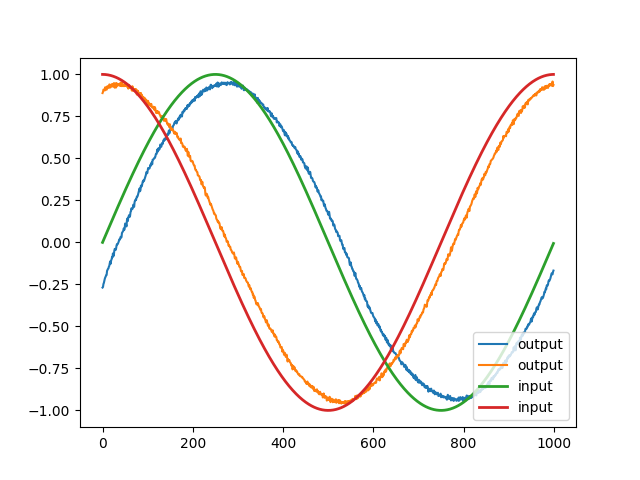

The Python source for this figure:
import numpy as np
import nengo

# generate nengo model just to grab network values from

model = nengo.Network()
with model:
    ens = nengo.Ensemble(n_neurons=100, dimensions=2,
                         neuron_type=nengo.LIF(tau_rc=0.02, tau_ref=0.002),
                         )
    # change this to change the function approximated by the neurons
    def my_func(x):
        return x
    # set size_in to be the dimensionality of the result from my_func
    output = nengo.Node(None, size_in=2)
    conn = nengo.Connection(ens, output, function=my_func)
sim = nengo.Simulator(model, dt=0.001, progress_bar=False)


# now use the nengo model to create our own implementation

import core
c = core.Core(n_inputs=ens.dimensions,
              n_neurons=ens.n_neurons,
              n_outputs=output.size_in,
              encoders = sim.data[ens].scaled_encoders,
              bias = sim.data[ens].bias,
              decoders = sim.data[conn].weights,
              tau_rc=ens.neuron_type.tau_rc,
              tau_ref=ens.neuron_type.tau_ref,
              dt=sim.dt,
              learning_rate=0,
              )


# test the implementation by running it

T = 1.0               # amount of time to run for
steps = int(T / c.dt)

data_stim = []
data_output = []

for i in range(steps):
    # generate some input to give the model
    t = i * c.dt
    stim = [np.sin(t*2*np.pi), np.cos(t*2*np.pi)]
    data_stim.append(stim)

    # run the model one time step
    output = c.step(stim, error=None)
    data_output.append(output)


# do a 30ms lowpass filter to smooth the output for plotting purposes
smoothed_output = nengo.synapses.Lowpass(0.03).filt(data_output, dt=c.dt)

import pylab
pylab.plot(smoothed_output, label='output')
pylab.plot(data_stim, lw=2, label='input')
pylab.legend(loc='lower right')
pylab.savefig('test_nonlearning.png')
pylab.show()
